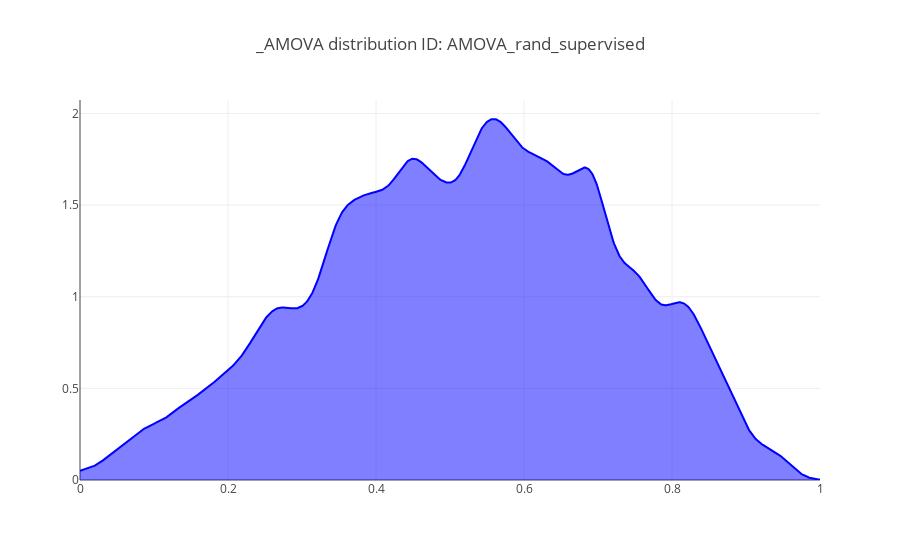

The code cell stored with this chart in its notebook:
### Code cell
### Distribution of feature space distances between control populations for even and biased scenarios
from sklearn.neighbors import KernelDensity


X_plot = np.linspace(0, 1, 1000)

kde = KernelDensity(kernel='gaussian', bandwidth=0.02).fit(np.array(amova_f.AMOVA).reshape(-1,1))

log_dens = kde.score_samples(X_plot.reshape(-1,1))

fig_roost_dens= [go.Scatter(x=X_plot, y=np.exp(log_dens), 
                            mode='lines', fill='tozeroy', name= 'Biased senarios',
                            line=dict(color='blue', width=2))]
##

layout= go.Layout(
    title= '{} distribution ID: {}'.format(amova_suf,ID)
)

fig = go.Figure(data=fig_roost_dens, layout= layout)
iplot(fig)

### Figure 1 — Plotly figure (JSON) as saved in the notebook; plotly's stock layout.template omitted (floating-point values rounded to 4 significant figures; data arrays with more than 128 entries replaced by an {"elided": "..."} marker saying what was removed)
{"data": [{"fill": "tozeroy", "line": {"color": "blue", "width": 2}, "mode": "lines", "name": "Biased senarios", "type": "scatter", "uid": "9202ab91-3bb8-49b4-b20a-de85645137e9", "x": {"elided": "1000 float values"}, "y": {"elided": "1000 float values"}}], "layout": {"title": "_AMOVA distribution ID: AMOVA_rand_supervised"}}
